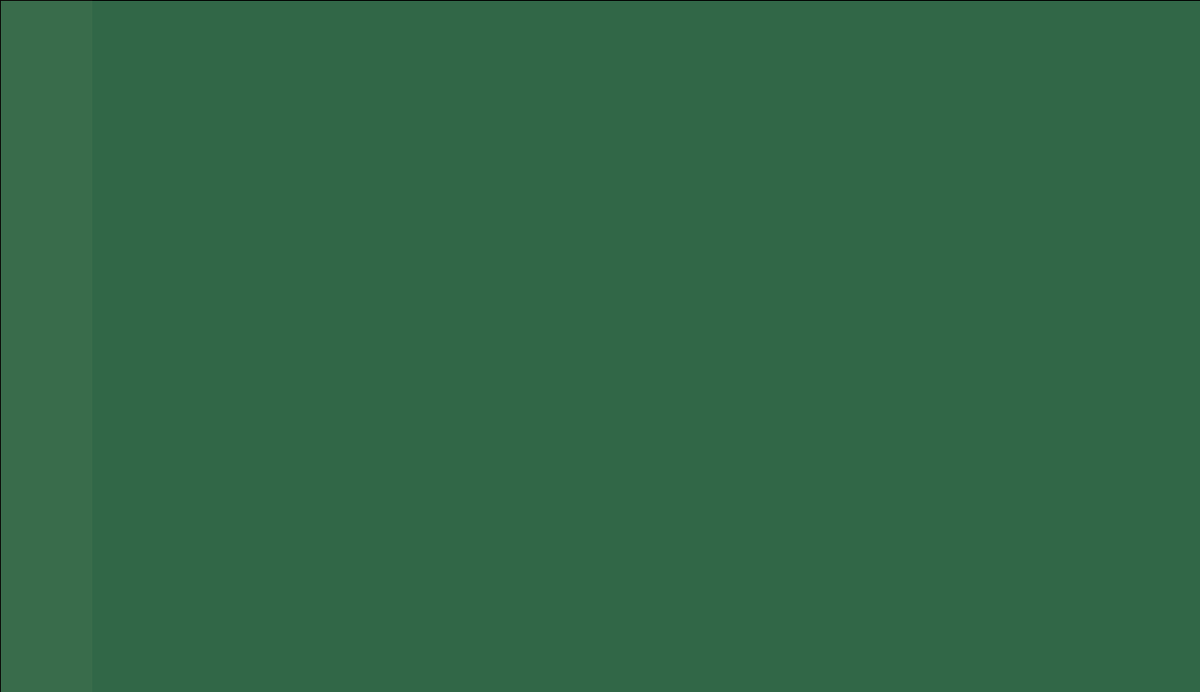
Frame 1 (no input)
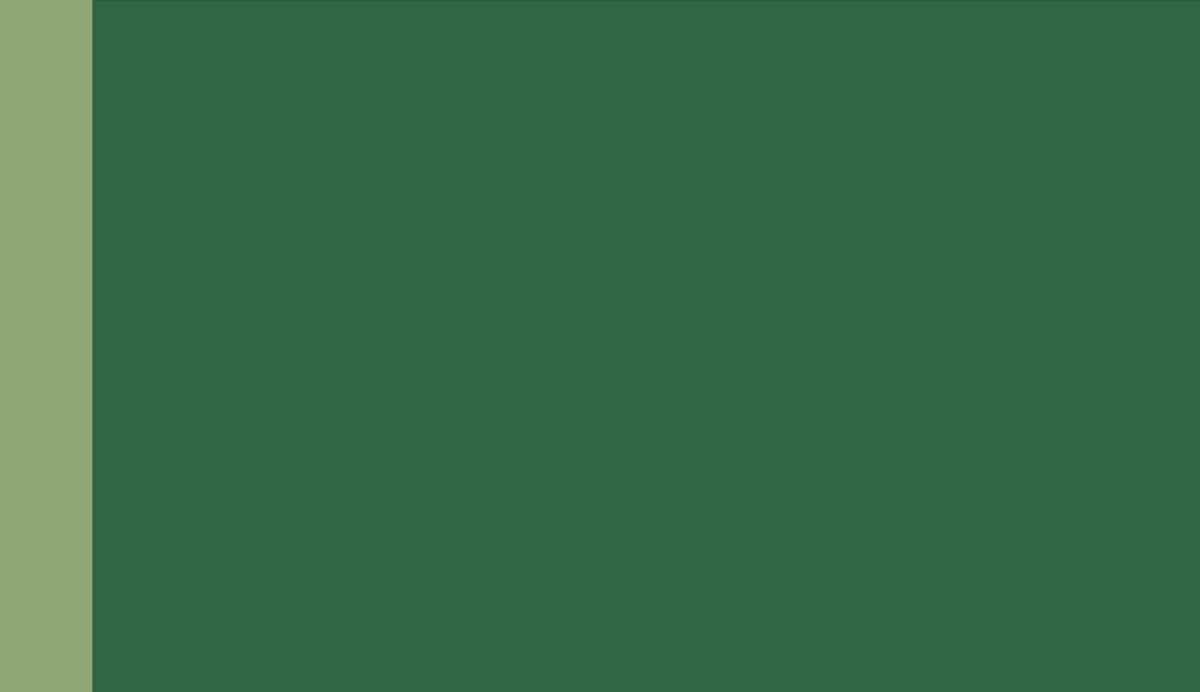
Frame 60 (the mouse pressed at the canvas centre just before this capture)
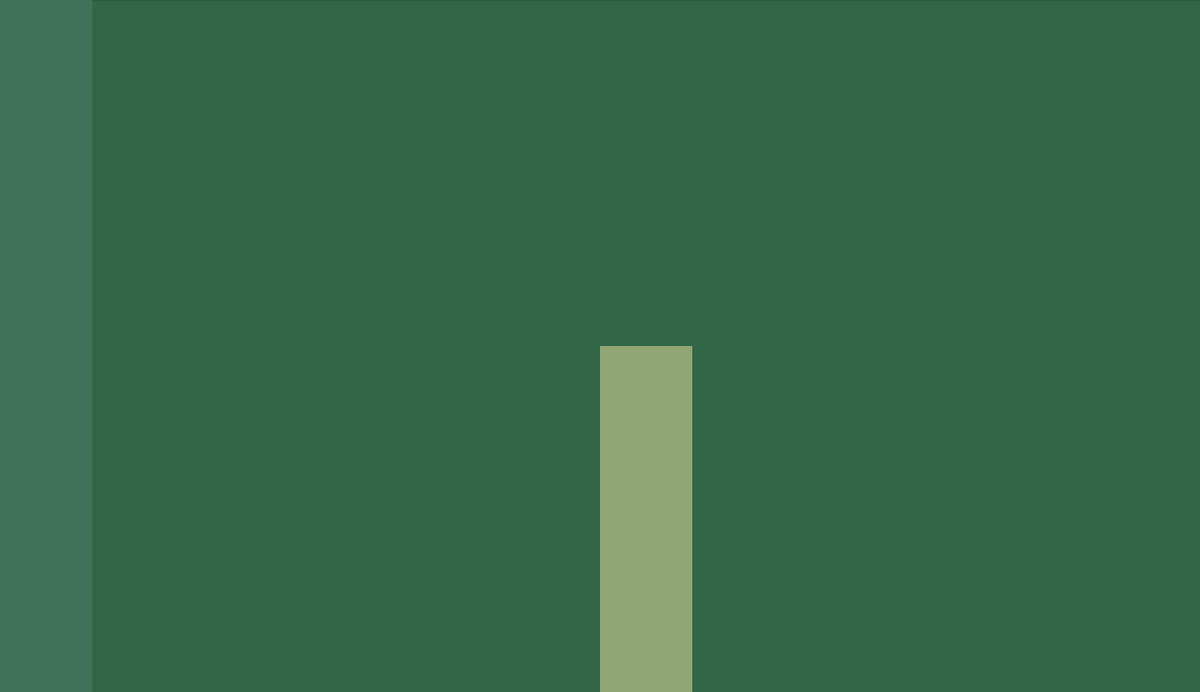
Frame 120 (the mouse held since frame 60 and released just before this capture)

The Processing sketch that drew these frames (run headless with seeded random() and noise(); from frame 60 on, the mouse is pressed at the canvas centre):

// Processing sketch: processing_53775
// ── processing_53775.pde

void setup(){
  size(1300,750);
  background(49,103,71);
}

void draw(){
  //if(frameCount < 1) return;
  fill(49,103,71,10);
  rect(0,0,1300,750);
  noStroke();
  
  noStroke();
  fill(255,238,167,10);
  rect(mouseX,mouseY,100,750);
  
 

}
                
                
